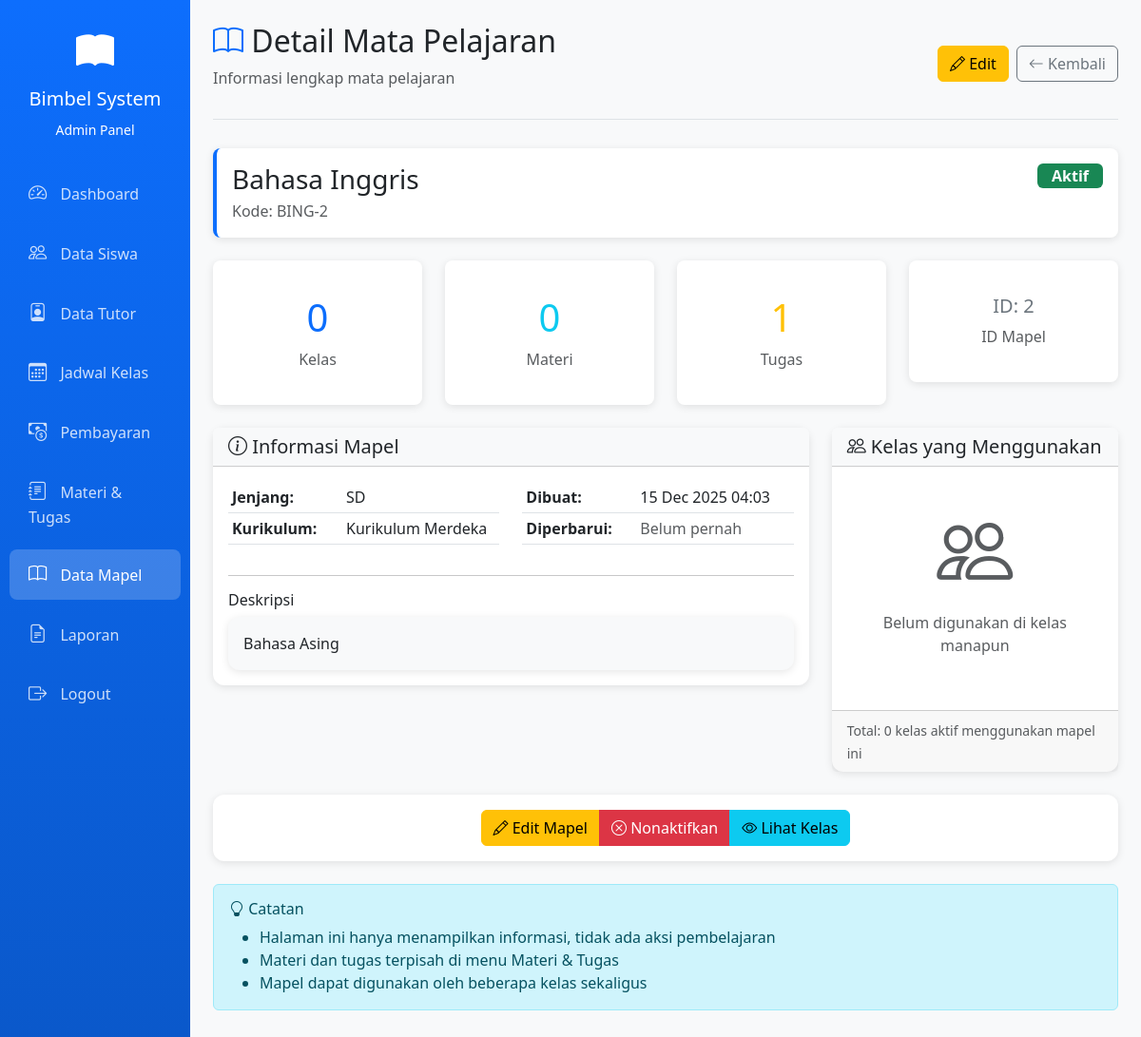
The app's page /admin/mapel_detail.php?id=2 (signed in) with its own data.
### tables this page shows
CREATE TABLE `mapel` (
  `id_mapel` int NOT NULL,
  `nama_mapel` varchar(50) DEFAULT NULL,
  `kode_mapel` varchar(20) DEFAULT NULL,
  `jenjang` enum('SD','SMP','SMA') DEFAULT NULL,
  `kurikulum` varchar(50) DEFAULT NULL,
  `deskripsi` text,
  `status` enum('Aktif','Nonaktif') DEFAULT 'Aktif',
  `created_at` timestamp NULL DEFAULT CURRENT_TIMESTAMP,
  `updated_at` datetime DEFAULT NULL
);

### admin/mapel_detail.php (the view, shortened to what this page needs)
<?php
require "../config.php";
function h($str) {
    return htmlspecialchars($str ?? '', ENT_QUOTES, 'UTF-8');
}
$mapelData = null;
if (isset($_GET['id'])) {
    $id = (int)$_GET['id'];
    $query = "
        SELECT
            m.*,
            COUNT(DISTINCT k.id_kelas) as jumlah_kelas,
            GROUP_CONCAT(DISTINCT k.nama_kelas ORDER BY k.nama_kelas SEPARATOR ', ') as daftar_kelas,
            (SELECT COUNT(*) FROM materi mt JOIN kelas k ON mt.id_kelas = k.id_kelas WHERE k.id_mapel = m.id_mapel) as total_materi,
            (SELECT COUNT(*) FROM tugas t WHERE t.id_mapel = m.id_mapel) as total_tugas
        FROM mapel m
        LEFT JOIN kelas k ON m.id_mapel = k.id_mapel AND k.status = 'Aktif'
        WHERE m.id_mapel = $id
        GROUP BY m.id_mapel
    ";
    $result = mysqli_query($conn, $query);
    if (mysqli_num_rows($result) > 0) {
        $mapelData = mysqli_fetch_assoc($result);
    }
} else {
    header("Location: mapel.php");
    exit;
}
$kelasList = [];
?>
<!DOCTYPE html>
<html lang="id">
<head>
    <link href="https://cdn.jsdelivr.net/npm/bootstrap@5.3.0/dist/css/bootstrap.min.css" rel="stylesheet">
    <link rel="stylesheet" href="https://cdn.jsdelivr.net/npm/bootstrap-icons@1.10.0/font/bootstrap-icons.css">
    <link rel="stylesheet" href="../assets/css/style.css">
</head>
<body>
    <div class="container-fluid">
        <div class="row">
            <div class="col-md-2 sidebar p-0">
                <div class="text-center text-white py-4">
                    <i class="bi bi-book-fill" style="font-size: 2.5rem;"></i>
                    <h5 class="mt-2">Bimbel System</h5>
                    <small>Admin Panel</small>
                </div>
                <nav class="nav flex-column">
                    <a class="nav-link" href="dashboardadmin.php"><i class="bi bi-speedometer2"></i> Dashboard</a>
                    <a class="nav-link" href="siswa.php"><i class="bi bi-people"></i> Data Siswa</a>
                    <a class="nav-link" href="tutor.php"><i class="bi bi-person-badge"></i> Data Tutor</a>
                    <a class="nav-link" href="kelas.php"><i class="bi bi-calendar3"></i> Jadwal Kelas</a>
                    <a class="nav-link" href="pembayaran.php"><i class="bi bi-cash-coin"></i> Pembayaran</a>
                    <a class="nav-link" href="materi.php"><i class="bi bi-journal-text"></i> Materi & Tugas</a>
                    <a class="nav-link active" href="mapel.php"><i class="bi bi-book"></i> Data Mapel</a>
                    <a class="nav-link" href="laporan.php"><i class="bi bi-file-earmark-text"></i> Laporan</a>
                    <a class="nav-link" href="../logout.php"><i class="bi bi-box-arrow-right"></i> Logout</a>
                </nav>
            </div>
            <div class="col-md-10 content-wrapper p-4">
                <div class="detail-container">
                    <div class="page-header">
                        <div class="d-flex justify-content-between align-items-center">
                            <div>
                                <h2><i class="bi bi-book text-primary"></i> Detail Mata Pelajaran</h2>
                                <p class="text-muted">Informasi lengkap mata pelajaran</p>
                            </div>
                            <div class="d-flex gap-2">
                                <a href="mapel_edit.php?id=<?= $mapelData['id_mapel'] ?>" class="btn btn-warning">
                                    <i class="bi bi-pencil"></i> Edit
                                </a>
                                <a href="mapel.php" class="btn btn-outline-secondary">
                                    <i class="bi bi-arrow-left"></i> Kembali
                                </a>
                            </div>
                        </div>
                    </div>
                    <div class="card info-card mb-4">
                        <div class="card-body">
                            <div class="d-flex justify-content-between align-items-start">
                                <div>
                                    <h3 class="mb-1"><?= h($mapelData['nama_mapel']) ?></h3>
                                    <?php if ($mapelData['kode_mapel']): ?>
                                        <p class="text-muted mb-0">Kode: <?= h($mapelData['kode_mapel']) ?></p>
                                    <?php endif; ?>
                                </div>
                                <span class="badge <?= $mapelData['status'] == 'Aktif' ? 'bg-success' : 'bg-secondary' ?>"
                                      style="font-size: 1rem; padding: 5px 15px;">
                                    <?= h($mapelData['status']) ?>
                                </span>
                            </div>
                        </div>
                    </div>
                    <div class="row mb-4">
                        <div class="col-md-3">
                            <div class="card stat-card border-primary">
                                <div class="card-body text-center">
                                    <h1 class="text-primary"><?= (int)$mapelData['jumlah_kelas'] ?></h1>
                                    <p class="text-muted mb-0">Kelas</p>
                                </div>
                            </div>
                        </div>
                        <div class="col-md-3">
                            <div class="card stat-card border-info">
                                <div class="card-body text-center">
                                    <h1 class="text-info"><?= (int)$mapelData['total_materi'] ?></h1>
                                    <p class="text-muted mb-0">Materi</p>
                                </div>
                            </div>
                        </div>
                        <div class="col-md-3">
                            <div class="card stat-card border-warning">
                                <div class="card-body text-center">
                                    <h1 class="text-warning"><?= (int)$mapelData['total_tugas'] ?></h1>
                                    <p class="text-muted mb-0">Tugas</p>
                                </div>
                            </div>
                        </div>
                        <div class="col-md-3">
                            <div class="card stat-card border-secondary">
                                <div class="card-body text-center">
                                    <h5 class="text-secondary">ID: <?= $mapelData['id_mapel'] ?></h5>
                                    <p class="text-muted mb-0">ID Mapel</p>
                                </div>
                            </div>
                        </div>
                    </div>
                    <div class="row">
                        <div class="col-md-8">
                            <div class="card mb-4">
                                <div class="card-header bg-light">
                                    <h5 class="mb-0"><i class="bi bi-info-circle"></i> Informasi Mapel</h5>
                                </div>
                                <div class="card-body">
                                    <div class="row">
                                        <div class="col-md-6">
                                            <table class="table table-sm">
                                                <tr>
                                                    <td width="120"><strong>Jenjang:</strong></td>
                                                    <td><?= $mapelData['jenjang'] ? h($mapelData['jenjang']) : '<span class="text-muted">-</span>' ?></td>
                                                </tr>
                                                <tr>
                                                    <td><strong>Kurikulum:</strong></td>
                                                    <td><?= $mapelData['kurikulum'] ? h($mapelData['kurikulum']) : '<span class="text-muted">-</span>' ?></td>
                                                </tr>
                                            </table>
                                        </div>
                                        <div class="col-md-6">
                                            <table class="table table-sm">
                                                <tr>
                                                    <td width="120"><strong>Dibuat:</strong></td>
                                                    <td><?= date('d M Y H:i', strtotime($mapelData['created_at'])) ?></td>
                                                </tr>
                                                <tr>
                                                    <td><strong>Diperbarui:</strong></td>
                                                    <td>
                                                        <?= $mapelData['updated_at'] ?
                                                            date('d M Y H:i', strtotime($mapelData['updated_at'])) :
                                                            '<span class="text-muted">Belum pernah</span>' ?>
                                                    </td>
                                                </tr>
                                            </table>
                                        </div>
                                    </div>
                                    <hr>
                                    <h6>Deskripsi</h6>
                                    <div class="card bg-light">
                                        <div class="card-body">
                                            <?= $mapelData['deskripsi'] ?
                                                nl2br(h($mapelData['deskripsi'])) :
                                                '<p class="text-muted mb-0"><i>Tidak ada deskripsi</i></p>' ?>
                                        </div>
                                    </div>
                                </div>
                            </div>
                        </div>
                        <div class="col-md-4">
                            <div class="card">
                                <div class="card-header bg-light">
                                    <h5 class="mb-0"><i class="bi bi-people"></i> Kelas yang Menggunakan</h5>
                                </div>
                                <div class="card-body kelas-list">
                                    <?php if (!empty($kelasList)): ?>
                                        <?php foreach ($kelasList as $kelas): ?>
                                        <div class="kelas-item">
                                            <h6 class="mb-1"><?= h($kelas['nama_kelas']) ?></h6>
                                            <p class="text-muted small mb-1">
                                                <i class="bi bi-person"></i> Tutor: <?= h($kelas['nama_tutor']) ?>
                                            </p>
                                            <p class="text-muted small mb-0">
                                                <i class="bi bi-calendar"></i>
                                                <?= date('d M Y', strtotime($kelas['tanggal_mulai'])) ?> -
                                                <?= date('d M Y', strtotime($kelas['tanggal_selesai'])) ?>
                                            </p>
                                        </div>
                                        <?php endforeach; ?>
                                    <?php else: ?>
                                        <div class="text-center py-4">
                                            <i class="bi bi-people display-1 text-muted"></i>
                                            <p class="text-muted mt-3">Belum digunakan di kelas manapun</p>
                                        </div>
                                    <?php endif; ?>
                                </div>
                                <div class="card-footer">
                                    <small class="text-muted">
                                        Total: <?= count($kelasList) ?> kelas aktif menggunakan mapel ini
                                    </small>
                                </div>
                            </div>
                        </div>
                    </div>
                    <div class="card mt-4">
                        <div class="card-body text-center">
                            <div class="btn-group" role="group">
                                <a href="mapel_edit.php?id=<?= $mapelData['id_mapel'] ?>" class="btn btn-warning">
                                    <i class="bi bi-pencil"></i> Edit Mapel
                                </a>
                                <?php if ($mapelData['status'] == 'Aktif'): ?>
                                    <a href="mapel.php?hapus=<?= $mapelData['id_mapel'] ?>"
                                       class="btn btn-danger"
                                       onclick="return confirm('Nonaktifkan mapel <?= h($mapelData['nama_mapel']) ?>?')">
                                        <i class="bi bi-x-circle"></i> Nonaktifkan
                                    </a>
                                <?php endif; ?>
                                <a href="kelas.php?filter_mapel=<?= $mapelData['id_mapel'] ?>" class="btn btn-info">
                                    <i class="bi bi-eye"></i> Lihat Kelas
                                </a>
                            </div>
                        </div>
                    </div>
                    <div class="alert alert-info mt-4">
                        <h6><i class="bi bi-lightbulb"></i> Catatan</h6>
                        <ul class="mb-0">
                            <li>Halaman ini hanya menampilkan informasi, tidak ada aksi pembelajaran</li>
                            <li>Materi dan tugas terpisah di menu Materi & Tugas</li>
                            <li>Mapel dapat digunakan oleh beberapa kelas sekaligus</li>
                        </ul>
                    </div>
                </div>
            </div>
        </div>
    </div>
</body>
</html>

### assets/css/style.css (style rules this page uses)
body { font-family: 'Segoe UI', Tahoma, Geneva, Verdana, sans-serif; }
.sidebar { min-height: 100vh; background: linear-gradient(180deg, #0d6efd 0%, #0a58ca 100%); }
.sidebar .nav-link { color: rgba(255, 255, 255, 0.8); padding: 12px 20px; margin: 5px 10px; border-radius: 8px; transition: all 0.3s; }
.sidebar .nav-link:hover, .sidebar .nav-link.active { background-color: rgba(255, 255, 255, 0.2); color: white; }
.sidebar .nav-link i { margin-right: 10px; font-size: 1.2rem; }
.card { border: none; border-radius: 12px; box-shadow: 0 2px 8px rgba(0, 0, 0, 0.1); transition: transform 0.3s; }
.stat-card { padding: 20px; }
.content-wrapper { padding: 30px; background-color: #f8f9fa; min-height: 100vh; }
.page-header { margin-bottom: 30px; }

### admin/mapel_detail.php (style rules this page uses)
.detail-container { max-width: 1000px; margin: 0 auto; }
.page-header { border-bottom: 1px solid #dee2e6; padding-bottom: 15px; margin-bottom: 30px; }
.info-card { border-left: 4px solid #0d6efd; border-radius: 8px; }
.stat-card { border-radius: 8px; transition: transform 0.2s; }
.kelas-list { max-height: 300px; overflow-y: auto; }

### records on screen
mapel: nama_mapel "Bahasa Inggris", kode_mapel "BING-2", status "Aktif", id_mapel "2", jenjang "SD", kurikulum "Kurikulum Merdeka", created_at "15 Dec 2025 04:03", deskripsi "Bahasa Asing"

### other values on screen
$mapelData['jumlah_kelas'] "0"
$mapelData['total_materi'] "0"
$mapelData['total_tugas'] "1"
count($kelasList) "0"
